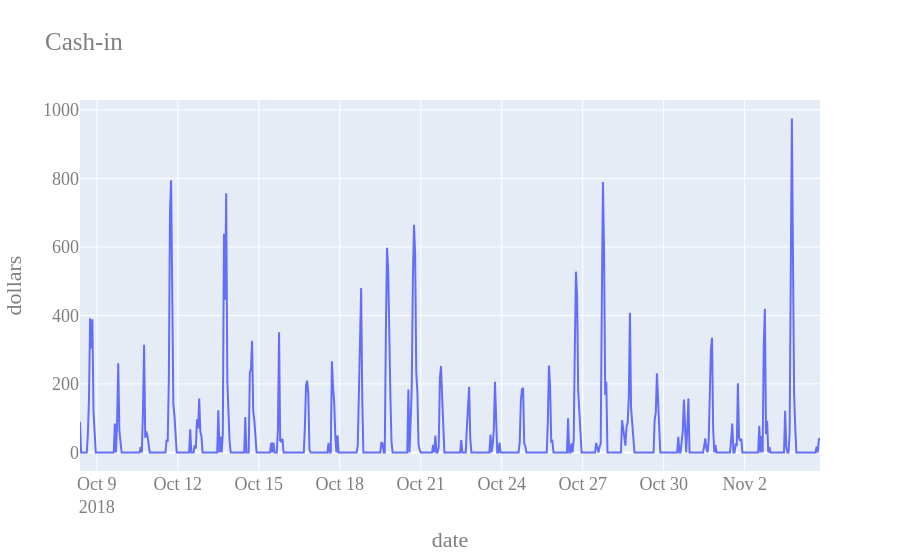

Write notebook code for a chart like this one.
### Markdown cell above
## 4. Tracer le chiffre d'affaires en fonction du temps

On utilise `plotly` : un objet `go.Figure()` auquel on ajoute une trace `go.Scatter`
(x = les dates, y = le chiffre d'affaires).

### Code cell
fig = go.Figure()
fig.add_trace(
    go.Scatter(x=df['order_date'], y=df['cash_in'], name='cash-in')
)
fig.update_layout(
    title='Cash-in',
    xaxis_title='date',
    yaxis_title='dollars',
    font=dict(family='Computer Modern', size=18, color='#7f7f7f'),
)
fig.show()

### Figure 1 — Plotly figure (JSON) as saved in the notebook; plotly's stock layout.template omitted (floating-point values rounded to 4 significant figures; data arrays with more than 128 entries replaced by an {"elided": "..."} marker saying what was removed)
{"data": [{"name": "cash-in", "type": "scatter", "x": {"elided": "659 str values"}, "y": {"elided": "659 float values"}}], "layout": {"font": {"color": "#7f7f7f", "family": "Computer Modern", "size": 18}, "title": {"text": "Cash-in"}, "xaxis": {"title": {"text": "date"}}, "yaxis": {"title": {"text": "dollars"}}}}
